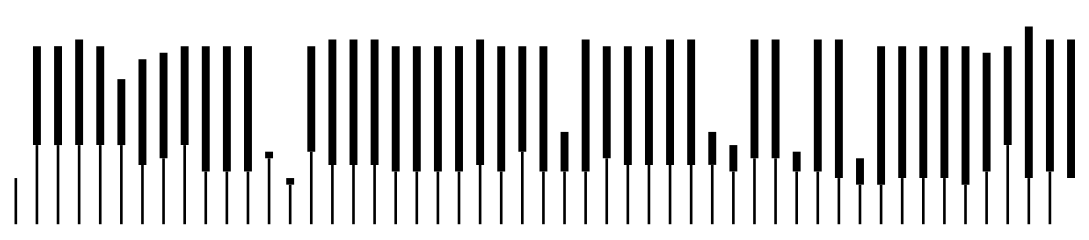

Notebook source saved alongside this figure:
### Markdown cell above
<img src="../images/less.gif" alt="choose" width="400">

### Code cell
top = alt.Chart(eli50).mark_rule(size=3).encode(
    x=alt.X('jump', axis=None),
    y=alt.Y('deploy_alt', axis=None),
    y2=alt.Y2('exit_alt'),
)

bottom = alt.Chart(eli50).mark_rule(size=1).encode(
    x=alt.X('jump_in_cut', axis=None),
    y=alt.Y('deploy_alt', axis=None),
    y2=alt.Y2('ground')
)

chart = (
    (top + bottom)
    .properties(height=80)
    .configure_axis(grid=False)
    .configure_view(strokeWidth=0)
)

chart

### Figure 1 — Vega-Lite specification as saved in the notebook (floating-point values rounded to 4 significant figures)
{"config": {"view": {"continuousWidth": 400, "continuousHeight": 300, "strokeWidth": 0}, "axis": {"grid": false}}, "layer": [{"mark": {"type": "rule", "size": 3}, "encoding": {"x": {"type": "quantitative", "axis": null, "field": "jump"}, "y": {"type": "quantitative", "axis": null, "field": "deploy_alt"}, "y2": {"field": "exit_alt"}}}, {"mark": {"type": "rule", "size": 1}, "encoding": {"x": {"type": "quantitative", "axis": null, "field": "jump_in_cut"}, "y": {"type": "quantitative", "axis": null, "field": "deploy_alt"}, "y2": {"field": "ground"}}}], "data": {"name": "data-9b1c7acbb849adc132b64697ba9cab7e"}, "height": 80, "$schema": "https://vega.github.io/schema/vega-lite/v4.0.2.json", "datasets": {"data-9b1c7acbb849adc132b64697ba9cab7e": [{"jump": 1, "exit_alt": 13500, "deploy_alt": 6000, "freefall": 7500, "cut": 0, "jump_in_cut": 1, "ground": 0}, {"jump": 2, "exit_alt": 13500, "deploy_alt": 6000, "freefall": 7500, "cut": 0, "jump_in_cut": 2, "ground": 0}, {"jump": 3, "exit_alt": 14000, "deploy_alt": 6000, "freefall": 8000, "cut": 0, "jump_in_cut": 3, "ground": 0}, {"jump": 4, "exit_alt": 13500, "deploy_alt": 6000, "freefall": 7500, "cut": 0, "jump_in_cut": 4, "ground": 0}, {"jump": 5, "exit_alt": 11000, "deploy_alt": 6000, "freefall": 5000, "cut": 0, "jump_in_cut": 5, "ground": 0}, {"jump": 6, "exit_alt": 12500, "deploy_alt": 4500, "freefall": 8000, "cut": 0, "jump_in_cut": 6, "ground": 0}, {"jump": 7, "exit_alt": 13000, "deploy_alt": 5000, "freefall": 8000, "cut": 0, "jump_in_cut": 7, "ground": 0}, {"jump": 8, "exit_alt": 13500, "deploy_alt": 6000, "freefall": 7500, "cut": 0, "jump_in_cut": 8, "ground": 0}, {"jump": 9, "exit_alt": 13500, "deploy_alt": 4000, "freefall": 9500, "cut": 0, "jump_in_cut": 9, "ground": 0}, {"jump": 10, "exit_alt": 13500, "deploy_alt": 4000, "freefall": 9500, "cut": 0, "jump_in_cut": 10, "ground": 0}, {"jump": 11, "exit_alt": 13500, "deploy_alt": 4000, "freefall": 9500, "cut": 0, "jump_in_cut": 11, "ground": 0}, {"jump": 12, "exit_alt": 5500, "deploy_alt": 5000, "freefall": 500, "cut": 0, "jump_in_cut": 12, "ground": 0}, {"jump": 13, "exit_alt": 3500, "deploy_alt": 3000, "freefall": 500, "cut": 0, "jump_in_cut": 13, "ground": 0}, {"jump": 14, "exit_alt": 13500, "deploy_alt": 5500, "freefall": 8000, "cut": 0, "jump_in_cut": 14, "ground": 0}, {"jump": 15, "exit_alt": 14000, "deploy_alt": 4500, "freefall": 9500, "cut": 0, "jump_in_cut": 15, "ground": 0}, {"jump": 16, "exit_alt": 14000, "deploy_alt": 4500, "freefall": 9500, "cut": 0, "jump_in_cut": 16, "ground": 0}, {"jump": 17, "exit_alt": 14000, "deploy_alt": 4500, "freefall": 9500, "cut": 0, "jump_in_cut": 17, "ground": 0}, {"jump": 18, "exit_alt": 13500, "deploy_alt": 4000, "freefall": 9500, "cut": 0, "jump_in_cut": 18, "ground": 0}, {"jump": 19, "exit_alt": 13500, "deploy_alt": 4000, "freefall": 9500, "cut": 0, "jump_in_cut": 19, "ground": 0}, {"jump": 20, "exit_alt": 13500, "deploy_alt": 4000, "freefall": 9500, "cut": 0, "jump_in_cut": 20, "ground": 0}, {"jump": 21, "exit_alt": 13500, "deploy_alt": 4000, "freefall": 9500, "cut": 0, "jump_in_cut": 21, "ground": 0}, {"jump": 22, "exit_alt": 14000, "deploy_alt": 4500, "freefall": 9500, "cut": 0, "jump_in_cut": 22, "ground": 0}, {"jump": 23, "exit_alt": 13500, "deploy_alt": 4000, "freefall": 9500, "cut": 0, "jump_in_cut": 23, "ground": 0}, {"jump": 24, "exit_alt": 13500, "deploy_alt": 5500, "freefall": 8000, "cut": 0, "jump_in_cut": 24, "ground": 0}, {"jump": 25, "exit_alt": 13500, "deploy_alt": 4000, "freefall": 9500, "cut": 0, "jump_in_cut": 25, "ground": 0}, {"jump": 26, "exit_alt": 7000, "deploy_alt": 4000, "freefall": 3000, "cut": 0, "jump_in_cut": 26, "ground": 0}, {"jump": 27, "exit_alt": 14000, "deploy_alt": 4000, "freefall": 10000, "cut": 0, "jump_in_cut": 27, "ground": 0}, {"jump": 28, "exit_alt": 13500, "deploy_alt": 5000, "freefall": 8500, "cut": 0, "jump_in_cut": 28, "ground": 0}, {"jump": 29, "exit_alt": 13500, "deploy_alt": 4500, "freefall": 9000, "cut": 0, "jump_in_cut": 29, "ground": 0}, {"jump": 30, "exit_alt": 13500, "deploy_alt": 4500, "freefall": 9000, "cut": 0, "jump_in_cut": 30, "ground": 0}, {"jump": 31, "exit_alt": 14000, "deploy_alt": 4500, "freefall": 9500, "cut": 0, "jump_in_cut": 31, "ground": 0}, {"jump": 32, "exit_alt": 14000, "deploy_alt": 4500, "freefall": 9500, "cut": 0, "jump_in_cut": 32, "ground": 0}, {"jump": 33, "exit_alt": 7000, "deploy_alt": 4500, "freefall": 2500, "cut": 0, "jump_in_cut": 33, "ground": 0}, {"jump": 34, "exit_alt": 6000, "deploy_alt": 4000, "freefall": 2000, "cut": 0, "jump_in_cut": 34, "ground": 0}, {"jump": 35, "exit_alt": 14000, "deploy_alt": 5000, "freefall": 9000, "cut": 0, "jump_in_cut": 35, "ground": 0}, {"jump": 36, "exit_alt": 14000, "deploy_alt": 5000, "freefall": 9000, "cut": 0, "jump_in_cut": 36, "ground": 0}, {"jump": 37, "exit_alt": 5500, "deploy_alt": 4000, "freefall": 1500, "cut": 0, "jump_in_cut": 37, "ground": 0}, {"jump": 38, "exit_alt": 14000, "deploy_alt": 4000, "freefall": 10000, "cut": 0, "jump_in_cut": 38, "ground": 0}, {"jump": 39, "exit_alt": 14000, "deploy_alt": 3500, "freefall": 10500, "cut": 0, "jump_in_cut": 39, "ground": 0}, {"jump": 40, "exit_alt": 5000, "deploy_alt": 3000, "freefall": 2000, "cut": 0, "jump_in_cut": 40, "ground": 0}, {"jump": 41, "exit_alt": 13500, "deploy_alt": 3000, "freefall": 10500, "cut": 0, "jump_in_cut": 41, "ground": 0}, {"jump": 42, "exit_alt": 13500, "deploy_alt": 3500, "freefall": 10000, "cut": 0, "jump_in_cut": 42, "ground": 0}, {"jump": 43, "exit_alt": 13500, "deploy_alt": 3500, "freefall": 10000, "cut": 0, "jump_in_cut": 43, "ground": 0}, {"jump": 44, "exit_alt": 13500, "deploy_alt": 3500, "freefall": 10000, "cut": 0, "jump_in_cut": 44, "ground": 0}, {"jump": 45, "exit_alt": 13500, "deploy_alt": 3000, "freefall": 10500, "cut": 0, "jump_in_cut": 45, "ground": 0}, {"jump": 46, "exit_alt": 13000, "deploy_alt": 4000, "freefall": 9000, "cut": 0, "jump_in_cut": 46, "ground": 0}, {"jump": 47, "exit_alt": 13500, "deploy_alt": 6000, "freefall": 7500, "cut": 0, "jump_in_cut": 47, "ground": 0}, {"jump": 48, "exit_alt": 15000, "deploy_alt": 3500, "freefall": 11500, "cut": 0, "jump_in_cut": 48, "ground": 0}, {"jump": 49, "exit_alt": 14000, "deploy_alt": 4000, "freefall": 10000, "cut": 0, "jump_in_cut": 49, "ground": 0}, {"jump": 50, "exit_alt": 14000, "deploy_alt": 3500, "freefall": 10500, "cut": 1, "jump_in_cut": 0, "ground": 0}]}}
